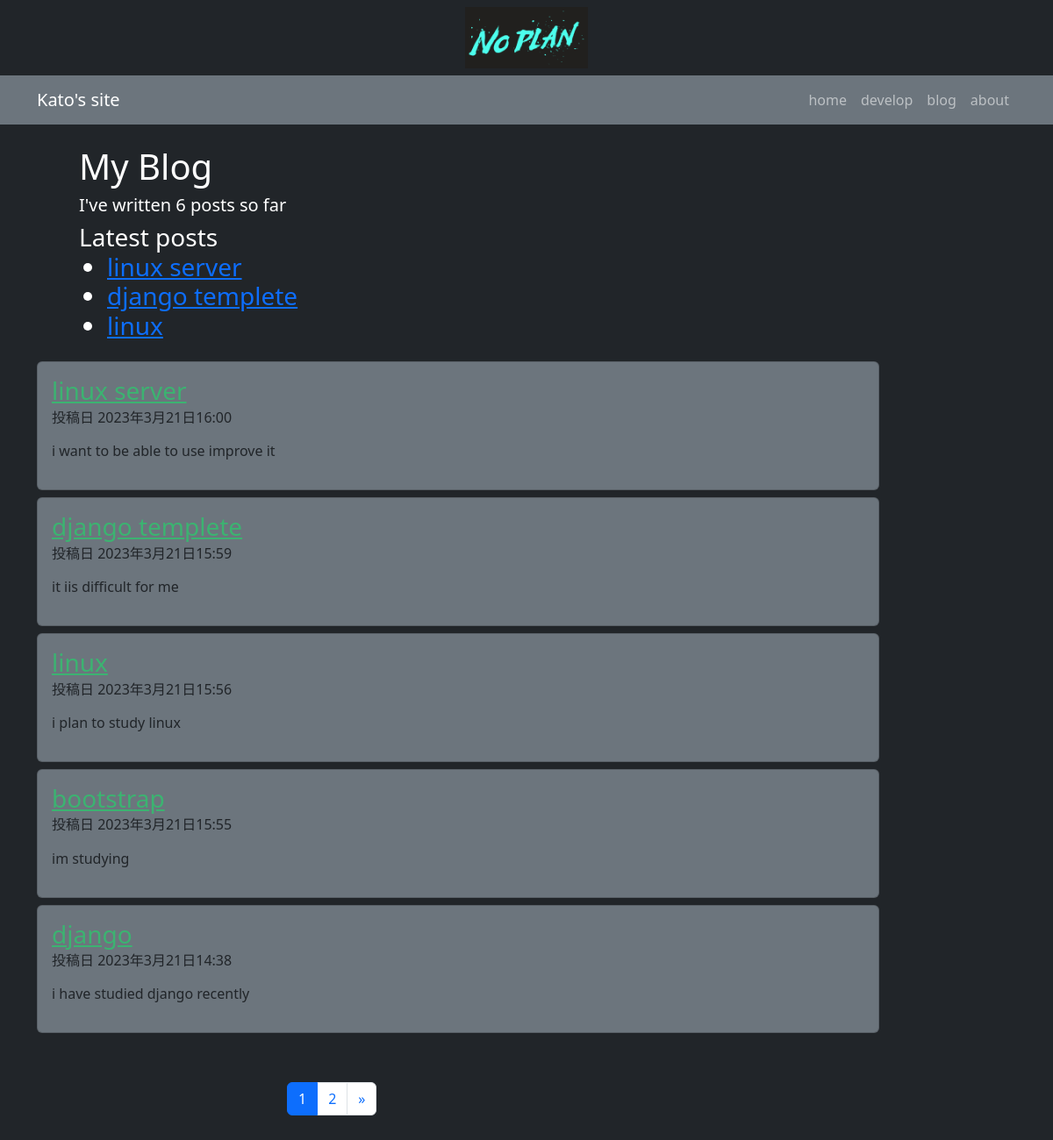
/blog/, run on an earlier commit of the app's database.
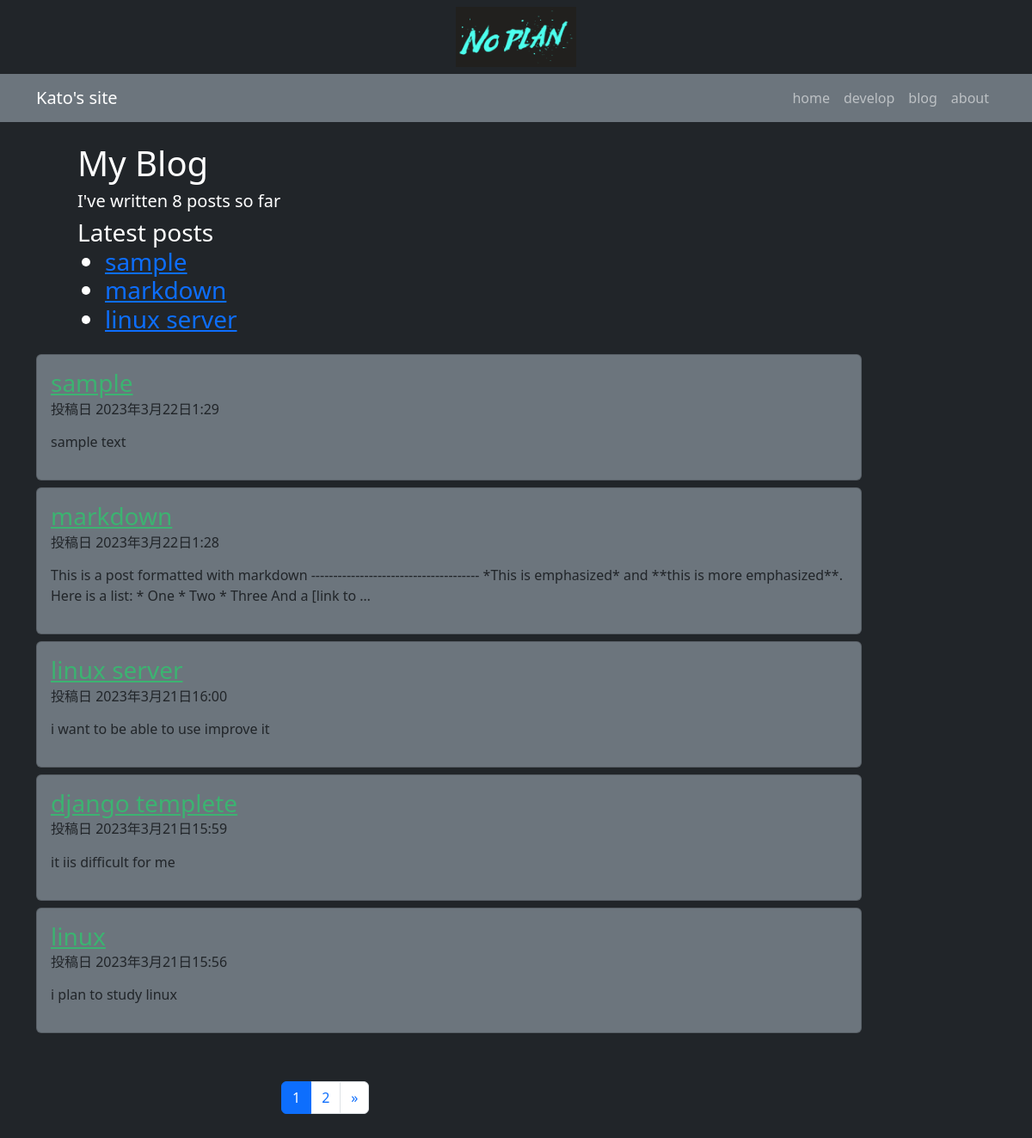
And on a later commit of the database.
### blog/models.py (models this page shows, shortened)
class Post(models.Model):
    class Status(models.TextChoices):
        DRAFT = "DF", "Draft"
        PUBLISHED = "PB", "Published"
    title = models.CharField(max_length=50)
    body = models.TextField()
    slug = models.SlugField()
    status = models.CharField(max_length=2
                                ,choices=Status.choices,
                                default=Status.DRAFT)
    publish = models.DateTimeField(default=timezone.now)
    created = models.DateTimeField(auto_now_add=True)
    update = models.DateTimeField(auto_now=True)
    objects = models.Manager()
    published = PublishedManager()
    tags = TaggableManager()
    class Meta:
        ordering = ["-publish"]
        indexes = [
            models.Index(fields=["-publish"])
        ]
    def get_absolute_url(self):
        return reverse("blog:post_detail", args=[
                        self.publish.year,
                        self.publish.month,
                        self.publish.day,
                        self.slug
                        ])

### blog/views.py (the view)
# urls.py: path("blog/", views.PostListView.as_view(), name="list"),
class PostListView(generic.ListView):
    queryset = models.Post.published.all()
    context_object_name = "posts"
    paginate_by = 5
    template_name = "blog/list.html"

### blog/models.py (called while the page is built)
    def get_queryset(self):
        return super().get_queryset()\
            .filter(status=Post.Status.PUBLISHED)

### blog/templatetags/blog_tags.py (called while the page is built)
@register.simple_tag
def total_posts():
    return Post.published.count()

@register.inclusion_tag("blog/latest_posts.html")
def show_latest_posts(count=3):
    latest_posts = Post.published.order_by("-publish")[:count]
    return {"latest_posts": latest_posts}

### templates/blog/list.html (shortened to what this page needs)
{% extends 'blog/base.html' %}
{% load blog_tags %}
{% block content %}
<div class="container">
  <div class="row">
    <div class="col">
        <h1 class="px-5 pt-4">My Blog</h1>
        <h5 class="px-5">I've written {% total_posts %} posts so far</h4>
          <h3 class="px-5">
            Latest posts
            {% show_latest_posts %}
          </h3>
    </div>
  </div>
</div>
<div class="container">
  {% for post in posts %}
  <div class="row my-2">
    <div class="col md-8">
      <div class="card bg-secondary text-dark" style="max-width: 60rem;">
          <div class="card-body">
            <h3 class="card-title">
              <a href="{{ post.get_absolute_url}}" style="color:#3cb371">
                {{ post.title }}
              </a>
            </h3>
            <h6 class="card-subtitle">
              投稿日 {{ post.publish }}
            </h6>
            <p class="card-text">
              {{ post.body|truncatewords:30|linebreaks}}
            </p>
          </div>
        </div>
    </div>
  </div>
  {% endfor %}
  <div class="row justify-content-center">
    <div class="col-6 mt-5">
      {% include "paginator2.html" with page_obj=page_obj %}
    </div>
  </div>
</div>
{% endblock content %}

### templates/blog/latest_posts.html
<ul>
  {% for post in latest_posts %}
    <li>
      <a href="{{ post.get_absolute_url }}">{{ post.title }}</a>
    </li>
  {% endfor %}
</ul>

What changed in the data, as far as the page shows it:
no longer on this page (row unchanged): Post: title "bootstrap", publish "2023年3月21日15:55", body "im studying"
no longer on one of the page's lists (row unchanged): Post: title "django templete"
no longer on this page (row unchanged): Post: title "django", publish "2023年3月21日14:38", body "i have studied django recently"
no longer on one of the page's lists (row unchanged): Post: title "linux"
added Post: title "sample", publish "2023年3月22日1:29", body "sample text"
added Post: title "markdown", publish "2023年3月22日1:28", body "This is a post formatted with markdown -------------------------------------- *This is emphasized* and **this is more emphasized**. Here is a list: * One * Two * Three And a [link to …"
Also different on the page:
text no longer shown: "6"
text now shown: "8"
